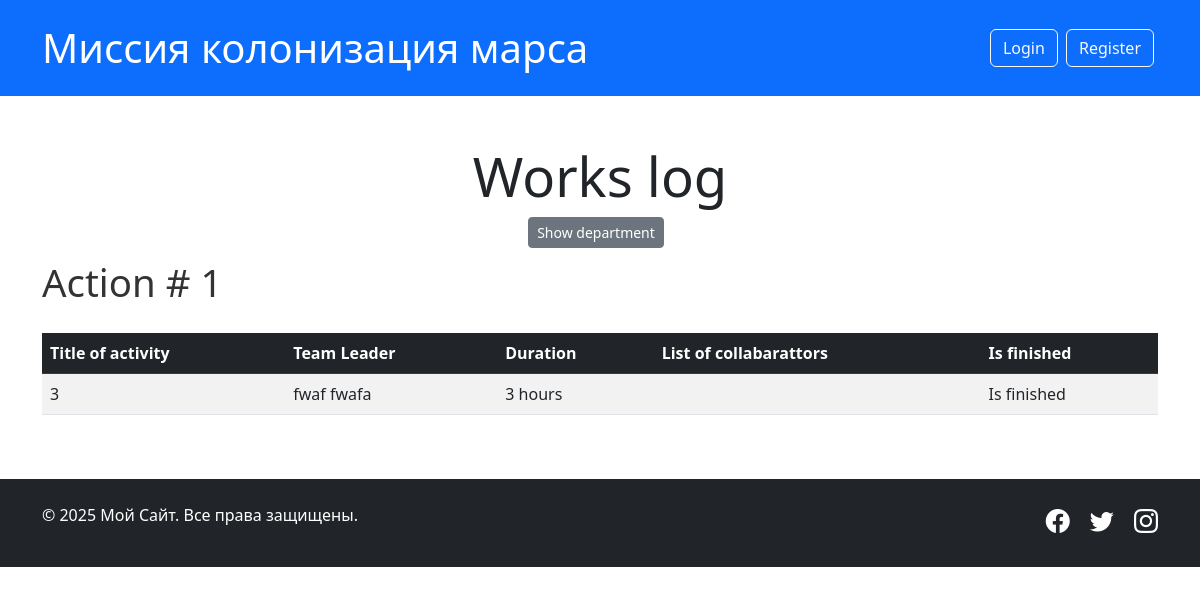
Before: / with the older database file.
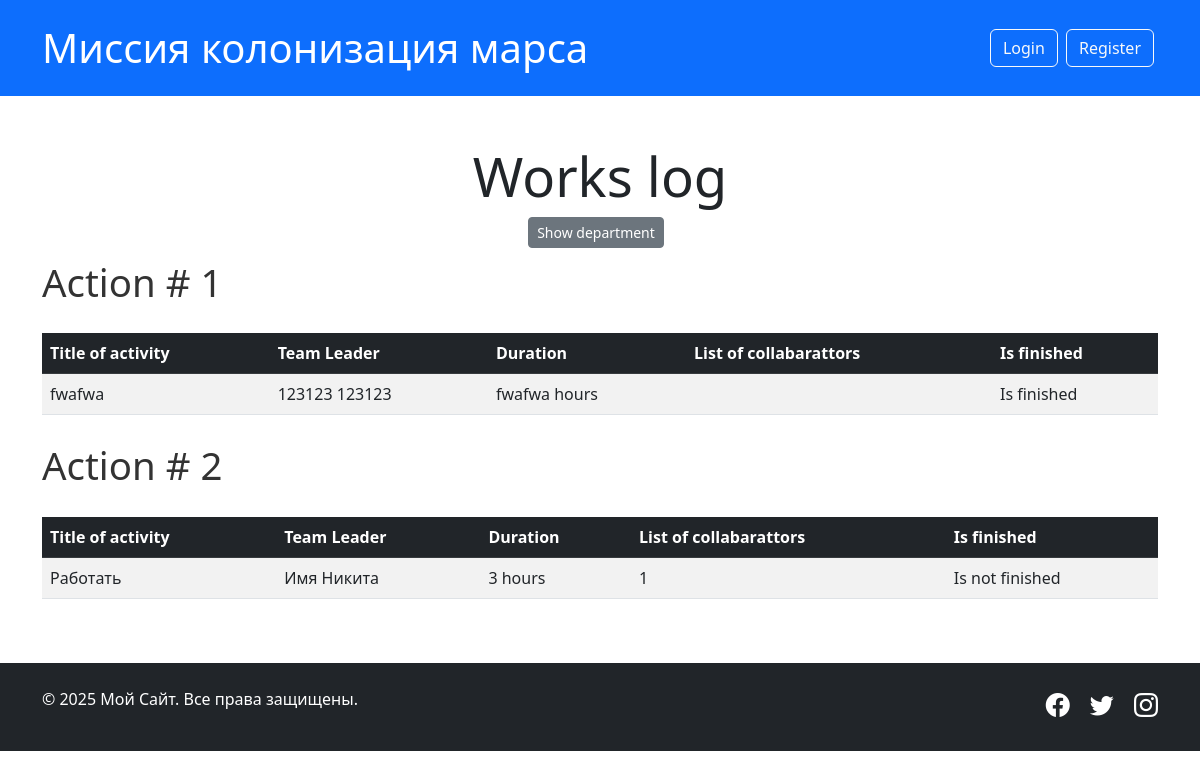
After: the same page with the newer database file.
### models/jobs.py (models this page shows)
class Jobs(SqlAlchemyBase):
    __tablename__ = 'jobs'
    id = sqlalchemy.Column(sqlalchemy.Integer,
                           primary_key=True, autoincrement=True)
    team_leader = orm.relationship('User')
    team_leader_id = sqlalchemy.Column(
        sqlalchemy.Integer, sqlalchemy.ForeignKey('users.id'))
    job = sqlalchemy.Column(sqlalchemy.String)
    work_size = sqlalchemy.Column(sqlalchemy.Integer)
    collaborators = orm.relationship("User",
                                     secondary="users_to_jobs",
                                     back_populates="collaborators_jobs")
    start_date = sqlalchemy.Column(sqlalchemy.DateTime)
    end_date = sqlalchemy.Column(sqlalchemy.DateTime)
    is_finished = sqlalchemy.Column(sqlalchemy.Boolean)
    def get_collabarators_by_id_to_string(self):
        return ', '.join([str(x.id) for x in self.collaborators])
    def get_is_finsihed_to_string(self):
        if self.is_finished:
            return 'Is finished'
        return 'Is not finished'

### models/user.py (models this page shows, shortened)
class User(UserMixin, SqlAlchemyBase):
    __tablename__ = 'users'
    id = sqlalchemy.Column(sqlalchemy.Integer,
                           primary_key=True, autoincrement=True)
    name = sqlalchemy.Column(sqlalchemy.String)
    surname = sqlalchemy.Column(sqlalchemy.String)
    age = sqlalchemy.Column(sqlalchemy.Integer)
    position = sqlalchemy.Column(sqlalchemy.String)
    speciality = sqlalchemy.Column(sqlalchemy.String)
    address = sqlalchemy.Column(sqlalchemy.String)
    email = sqlalchemy.Column(sqlalchemy.String, unique=True)
    hashed_password = sqlalchemy.Column(sqlalchemy.String)
    modified_date = sqlalchemy.Column(sqlalchemy.DateTime)
    collaborators_jobs = orm.relationship("Jobs",
                                          secondary="users_to_jobs",
                                          back_populates="collaborators")
    created_jobs = orm.relationship('Jobs', back_populates='team_leader')
    departments = orm.relationship("Department",
                                   secondary="users_to_department",
                                   back_populates="members")

### routes/main.py (the view)
@main_bp.route('/', methods=['GET'])
def home():
    db_ses = create_session()
    jobs = db_ses.query(Jobs).all()
    return render_template('index.html', jobs=jobs)

### database/db_session.py (called while the page is built)
def create_session() -> Session:
    global __factory
    return __factory()

### templates/index.html (shortened to what this page needs)
{% extends "base.html" %}
{% block content %}
    <div class="text-center"><h3 class="custom-header-large">Works log</h3></div>
    <div class="text-center">
        <a href="{{url_for('department.show')}}"><button class="btn btn-secondary btn-sm me-2">Show department</button></a>
    </div>
    <div class="table-responsive">
        {% for job in jobs %}
        <p class="custom-action-large">Action # {{job.id}}</p>
        <table class="table table-striped table-hover">
            <thead class="table-dark">
                <tr>
                    <th scope="col">Title of activity</th>
                    <th scope="col">Team Leader</th>
                    <th scope="col">Duration</th>
                    <th scope="col">List of collabarattors</th>
                    <th scope="col">Is finished</th>
                </tr>
            </thead>
            <tbody>
                <tr>
                    <td>{{job.job}}</td>
                    <td>{{job.team_leader.name}} {{job.team_leader.surname}}</td>
                    <td>{{job.work_size}} hours</td>
                    <td>{{job.get_collabarators_by_id_to_string()}}</td>
                    <td>{{job.get_is_finsihed_to_string()}}</td>
                </tr>
            </tbody>
        </table>
        {% endfor %}
    </div>
{% endblock %}

Changed rows visible on the page:
changed Jobs "Is finished": job "3" → "fwafwa"; team_leader.name "fwaf" → "123123"; team_leader.surname "fwafa" → "123123"; work_size "3" → "fwafwa"
added Jobs: id "2", job "Работать", team_leader.name "Имя", team_leader.surname "Никита", work_size "3", get_collabarators_by_id_to_string "1", get_is_finsihed_to_string "Is not finished"
